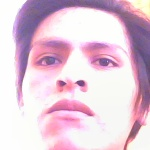
#> input picture Data/1234567/rostro_1.jpg, 150 x 150 px
$ python -i reconocimientoFacial.py   (imports and definitions only)
#> lines starting #> are read from the running program, lines starting #| are printed output that depends on the picture
#> further down, picture is the input picture: shape (150, 150, 3); mean B, G, R 217, 200.2, 227.7
import cv2
import os

dataPath = 'C:/RegistroRfidFacial/Data'
imagePaths = os.listdir(dataPath)

face_recognizer = cv2.face.LBPHFaceRecognizer_create()

# Leyendo el modelo
# [4 lines not run here, left out]

def refrescarRecognizer():
    face_recognizer.read('C:/RegistroRfidFacial/modeloLBPHFace.xml')
def refrescarImagePaths():
    imagePaths = os.listdir(dataPath)
#cap = cv2.VideoCapture(0, cv2.CAP_DSHOW)

faceClasif = cv2.CascadeClassifier(cv2.data.haarcascades+'haarcascade_frontalface_default.xml')

def recFacial(frame):
    gray = cv2.cvtColor(frame, cv2.COLOR_BGR2GRAY)
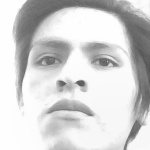
#> gray: shape (150, 150); min 86, max 255, mean 210.4
    auxFrame = gray.copy()
    retorno = [-1, frame,""]
    faces = faceClasif.detectMultiScale(gray,1.3,5)
#> faces = [[18, 12, 116, 116]]
    for (x,y,w,h) in faces:
        rostro = auxFrame[y:y+h, x:x+w]
        rostro = cv2.resize(rostro,(150,150),interpolation=cv2.INTER_CUBIC)
        result = face_recognizer.predict(rostro)
        #cv2.putText(frame,'{}'.format(result),(x,y-5),1,1.3,(255,255,0),1,cv2.LINE_AA)
        # LBPH
        if result[1] < 57:
            frame = cv2.putText(frame,'{}'.format(imagePaths[result[0]]),(x,y-25),1,1.1,(0,255,0),1,cv2.LINE_AA)
            frame = cv2.rectangle(frame,(x,y),(x+w,y+h),(0,255,0),2)
            retorno[2] = imagePaths[result[0]]
            retorno[0] = result[0]
        else:
            print(-1,"No registrado")
            retorno[0] = -1
            retorno[2] = "NO REGISTRADO"
        retorno[1] = frame
#> this loop made 1 pass
#> pass 1, in recFacial, `rostro = auxFrame[y:y+h, x:x+w]`:
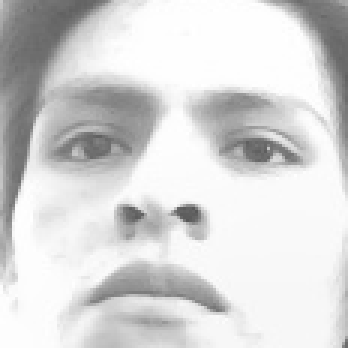
#> rostro: shape (116, 116) (shown 3 times larger); min 87, max 255, mean 214.2
#> after the loop, retorno = 3 items
    return retorno
'''
        else:
            frame = cv2.putText(frame,'desconocido',(x,y-5),1,1.3,(0,0,255),1,cv2.LINE_AA)
            frame = cv2.rectangle(frame,(x,y),(x+w,y+h),(0,0,255),2)
'''

>>> import cv2
>>> picture = cv2.imread('../../Data/1234567/rostro_1.jpg')
#> (the run stopped early here; a loop or call above may not have finished)

$ run again, on Data/1234567/rostro_12.jpg
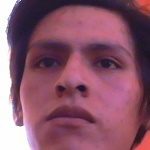
#> input picture Data/1234567/rostro_12.jpg, 150 x 150 px
#> picture is the input picture: shape (150, 150, 3); mean B, G, R 106.9, 88.1, 137.9
#> in recFacial, `gray = cv2.cvtColor(frame, cv2.COLOR_BGR2GRAY)`:
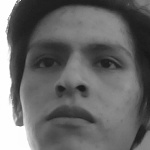
#> gray: shape (150, 150); min 22, max 255, mean 105.2
#> faces = [[16, 11, 116, 116]]
#> the loop in recFacial, `for (x,y,w,h) in faces:` made 1 pass
#> pass 1, in recFacial, `rostro = auxFrame[y:y+h, x:x+w]`:
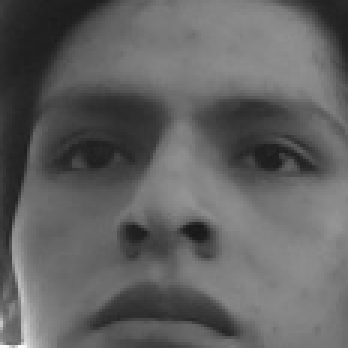
#> rostro: shape (116, 116) (shown 3 times larger); min 23, max 253, mean 97.2
#> after the loop in recFacial, `for (x,y,w,h) in faces:`: retorno = 3 items
